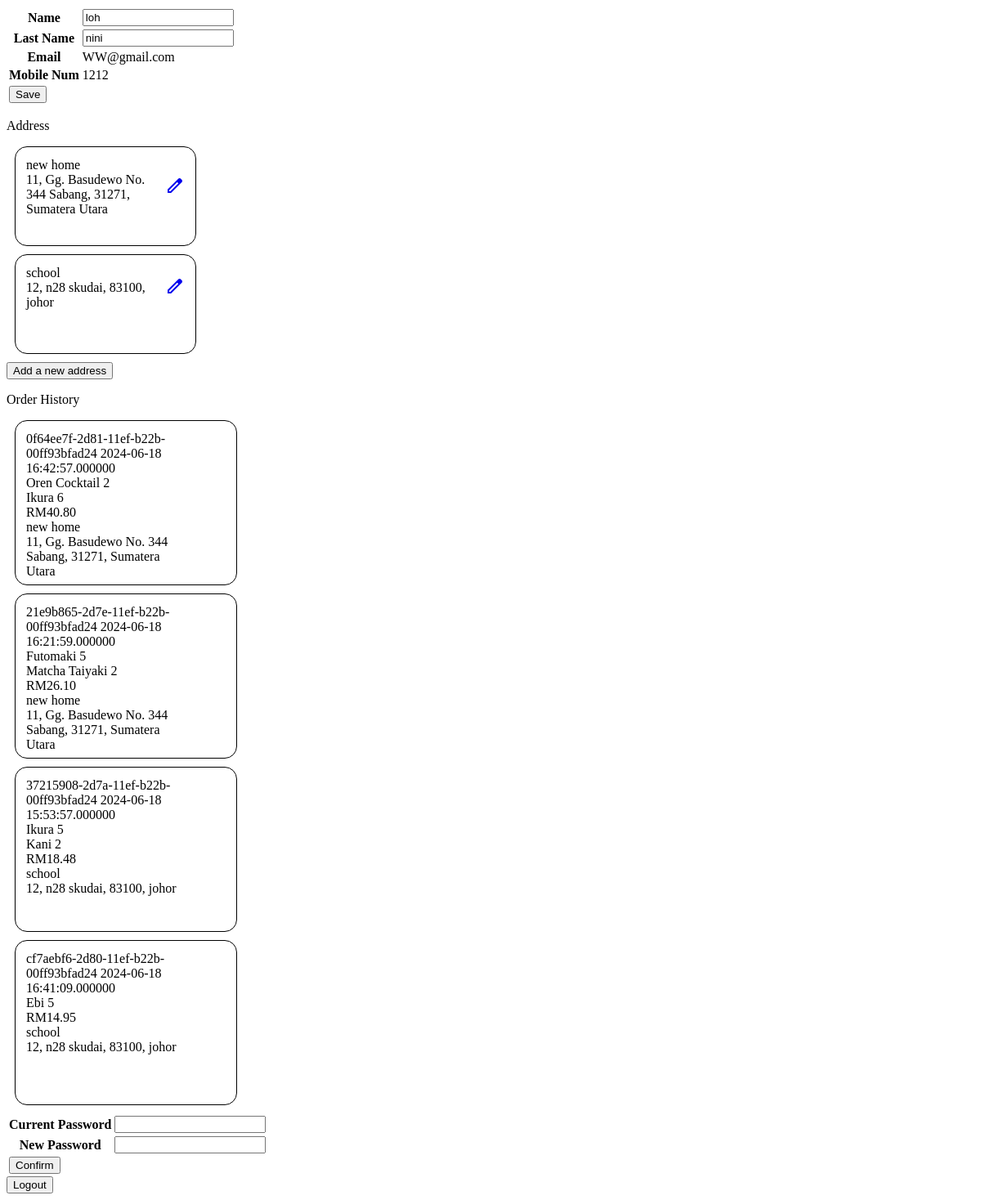
The app's page /frontend/userAccount.php (signed in) with its own data.
### tables this page shows
CREATE TABLE `user` (
  `guid` varchar(40) NOT NULL DEFAULT uuid(),
  `firstName` varchar(50) NOT NULL,
  `lastName` varchar(50) NOT NULL,
  `mobileNum` int(12) NOT NULL,
  `email` varchar(50) NOT NULL,
  `password` varchar(100) NOT NULL,
  `birthday` datetime(6) NOT NULL
);

CREATE TABLE `address` (
  `addressID` varchar(40) NOT NULL DEFAULT uuid(),
  `addressName` varchar(100) DEFAULT NULL,
  `unit` varchar(20) NOT NULL,
  `address` varchar(100) NOT NULL,
  `city` varchar(30) NOT NULL,
  `state` varchar(30) NOT NULL,
  `postcode` int(5) NOT NULL,
  `userID` varchar(40) NOT NULL
);

CREATE TABLE `orders` (
  `orderID` varchar(40) NOT NULL DEFAULT uuid(),
  `ordertime` datetime(6) NOT NULL,
  `orderItems` varchar(150) NOT NULL,
  `orderQuantity` varchar(100) NOT NULL,
  `totalAmount` decimal(10,2) NOT NULL,
  `orderUser` varchar(40) NOT NULL,
  `addressID` varchar(40) NOT NULL
);

CREATE TABLE `meal` (
  `mealID` varchar(40) NOT NULL,
  `mealName` varchar(30) NOT NULL,
  `mealPic` varchar(100) NOT NULL,
  `category` varchar(20) NOT NULL,
  `description` varchar(100) NOT NULL,
  `price` decimal(10,2) NOT NULL
);

### frontend/userAccount.php (the view, shortened to what this page needs)
<?php
    require_once ("../backend/connection.php");
    $recordID = $_SESSION["id"];
    $sql = "SELECT * FROM user WHERE guid = '$recordID'";
    $result = mysqli_query($conn, $sql);
    $row = $result->fetch_assoc();
    $sql2 = "SELECT * FROM address WHERE userID = '$recordID'";
    $result2 = mysqli_query($conn, $sql2);
    $sql3 = "SELECT * from orders WHERE orderUser = '$recordID'";
    $result3 = mysqli_query($conn, $sql3)
?>
<!DOCTYPE html>
<html lang="en">
<head>
</head>
<body>
    <div id="userProfile">
        <form method="POST" action="../backend/updateProfile.php">
            <table>
                <tr>
                    <th>Name</th>
                    <td><input type="text" name="firstName" value="<?php echo $row["firstName"] ?>"></td>
                </tr>
                <tr>
                    <th>Last Name</th>
                    <td><input type="text" name="lastName" value="<?php echo $row["lastName"] ?>"></td>
                </tr>
                <tr>
                    <th>Email</th>
                    <td><?php echo $row["email"] ?></td>
                </tr>
                <tr>
                    <th>Mobile Num</th>
                    <td><?php echo $row["mobileNum"] ?></td>
                </tr>
                <tr colspan="2">
                    <td><input type="submit" name="MM_Update" value="Save"></td>
                </tr>
            </table>
        </form>
    </div>
    <div id="address">
        <p>Address</p>
        <?php
            while($row2 = $result2->fetch_assoc())
            {
        ?>
            <div id="slot" class="slot">
                <table>
                    <tr>
                        <td width="180px">
                            <p><?php echo $row2["addressName"] ?></p>
                            <p><?php echo $row2["unit"].", ".$row2["address"]." ".$row2["city"].", ".$row2["postcode"].", ".$row2["state"];?></p>
                        </td>
                        <td width="20px">
                            <td><a href="editAddress.php?id=<?php echo $row2["addressID"]?>"><span class="material-symbols-outlined">edit</span></a></td>
                        </td>
                    </tr>
                </table>
            </div>
        <?php
            }
        ?>
        <a href="addAddress.php"><button name="addAddress"> Add a new address</button></a>
    </div>
    <div id="orders">
        <p>Order History</p>
        <?php
            while($row3 = $result3->fetch_assoc())
            {
        ?>
            <div id="slot" class="slot" style="height:180px; width:250px;">
                <table>
                    <tr>
                        <td width="200px">
                            <p><?php echo $row3["orderID"]. "   ".$row3["ordertime"] ?></p>
                            <?php
                                $mealArray = explode(',', $row3["orderItems"]);
                                $quantityArray = explode(',', $row3["orderQuantity"]);
                                for ($x = 0; $x < count($mealArray); $x++) {
                                    $sqlMeal = "SELECT * FROM meal WHERE mealID = '$mealArray[$x]'";
                                    $resultM = mysqli_query($conn, $sqlMeal);
                                    $rowM = $resultM->fetch_assoc();
                                    echo "<p>".$rowM["mealName"]."    ".$quantityArray[$x]."</p>";
                                }
                                ?>
                                <p><?php echo "RM".$row3['totalAmount'];?></p>
                                <p>
                                    <?php
                                    $curAddID = $row3['addressID'];
                                    $sqlAdd = "SELECT * FROM address WHERE addressID = '$curAddID'";
                                    $resultAdd = mysqli_query($conn, $sqlAdd);
                                    $rowAdd = $resultAdd->fetch_assoc();
                                    echo $rowAdd["addressName"]."<br>";
                                    echo $rowAdd["unit"].", ".$rowAdd["address"]." ".$rowAdd["city"].", ".$rowAdd["postcode"].", ".$rowAdd["state"];
                                    ?>
                                </p>
                            </td>
                    </tr>
                </table>
            </div>
        <?php
            }
        ?>
    </div>
    <div id="changePassword">
        <form method="POST" action="../backend/changePassword.php">
            <table>
                <tr>
                    <th>Current Password</th>
                    <td><input type="text" name="currentPW"></td>
                </tr>
                <tr>
                    <th>New Password</th>
                    <td><input type="text" name="newPW"></td>
                </tr>
                <tr colspan="2">
                    <td><input type="submit" name="MM_Update" value="Confirm"></td>
                </tr>
            </table>
        </form>
    </div>
    <a href="../backend/logout.php"><button>Logout</button></a>
</body>
</html>

### frontend/userAccount.php (style rules this page uses)
.slot { width: 200px; height: 100px; padding: 10px; margin: 10px; display: block; border: 1px solid black; border-radius: 15px; }
.slot p { margin: 0; }
.material-symbols-outlined { font-variation-settings: 'FILL' 0, 'wght' 400, 'GRAD' 0, 'opsz' 24 }

### records on screen
user: firstName "loh", lastName "nini", email "WW@gmail.com", mobileNum "1212"
address: addressName "new home", unit "11", address "Gg. Basudewo No. 344", city "Sabang", postcode "31271", state "Sumatera Utara"
address: addressName "school", unit "12", address "n28", city "skudai", postcode "83100", state "johor"
orders: orderID "0f64ee7f-2d81-11ef-b22b-00ff93bfad24", ordertime "2024-06-18 16:42:57.000000", orderQuantity "2", orderQuantity "6", totalAmount "40.80", addressID.addressName "new home", addressID.unit "11", addressID.address "Gg. Basudewo No. 344", addressID.city "Sabang", addressID.postcode "31271", addressID.state "Sumatera Utara"
meal: mealName "Oren Cocktail"
meal: mealName "Ikura"
orders: orderID "21e9b865-2d7e-11ef-b22b-00ff93bfad24", ordertime "2024-06-18 16:21:59.000000", orderQuantity "5", orderQuantity "2", totalAmount "26.10", addressID.addressName "new home", addressID.unit "11", addressID.address "Gg. Basudewo No. 344", addressID.city "Sabang", addressID.postcode "31271", addressID.state "Sumatera Utara"
meal: mealName "Futomaki"
meal: mealName "Matcha Taiyaki"
orders: orderID "37215908-2d7a-11ef-b22b-00ff93bfad24", ordertime "2024-06-18 15:53:57.000000", orderQuantity "5", orderQuantity "2", totalAmount "18.48", addressID.addressName "school", addressID.unit "12", addressID.address "n28", addressID.city "skudai", addressID.postcode "83100", addressID.state "johor"
meal: mealName "Kani"
orders: orderID "cf7aebf6-2d80-11ef-b22b-00ff93bfad24", ordertime "2024-06-18 16:41:09.000000", orderQuantity "5", totalAmount "14.95", addressID.addressName "school", addressID.unit "12", addressID.address "n28", addressID.city "skudai", addressID.postcode "83100", addressID.state "johor"
meal: mealName "Ebi"
